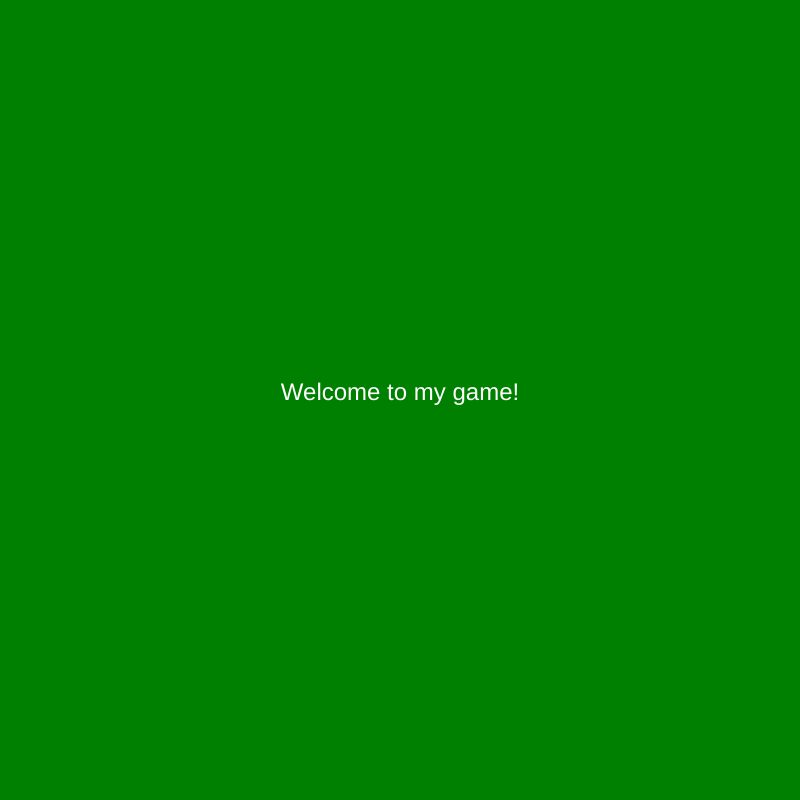
Frame 1 (no input)
Frame 60 (no input): identical to frame 1, image omitted
Frame 120 (the mouse pressed at the canvas centre since frame 60): identical to frame 1, image omitted

The p5.js sketch that drew this single still picture (run headless with seeded random() and noise() and a simulated clock; from frame 60 on, the mouse is pressed at the canvas centre):

// p5.js sketch
// ── sketch.js
var cars = [];
var frogPos;
var myState = 0;
var timer = 0;

function setup() {
  createCanvas(800, 800);

  for (var i = 0; i < 20; i++) {
    cars.push(new Car());
  }

  frogPos = createVector(400, height - 100);


  textAlign(CENTER);

}

function draw() {

  switch(myState) {

    case 0: // menu
      background('green');
    fill('white');
    textSize(24);
    text("Welcome to my game!", width / 2, height / 2)
     break;

    case 1: // game state
     game() ;
     timer++ ;
     if (timer > 5*60) {
       myState = 3 ;
     }
      break;

    case 2: // win state
    background('blue')
      text("Yay you won!", width / 2, height / 2)
      break;

    case 3: // lose
    background('red')
      text("You Lost!", width / 2, height / 2)
      break;
  }


}
function reset() {
  timer = 0 ;

  for (var i = 0; i < 20; i++) {
    cars.push(new Car());
  }
}

function game() {



  background('lightblue');

  for (var i = 0; i < cars.length; i++) {
    cars[i].display();
    cars[i].drive();
    if (cars[i].pos.dist(frogPos) < 50) {
      cars.splice(i, 1);

    }
  }
if (cars.length == 0) {
  myState = 2 ;
}

  // frog
  fill('green');
  ellipse(frogPos.x, frogPos.y, 50, 50);
  checkForKeys();
}


function checkForKeys() {
  if (keyIsDown(LEFT_ARROW)) frogPos.x -= 5;
  if (keyIsDown(RIGHT_ARROW)) frogPos.x += 5;
  if (keyIsDown(UP_ARROW)) frogPos.y -= 5;
  if (keyIsDown(DOWN_ARROW)) frogPos.y += 5;
}


// our Car class!!!!!
function Car() {
  // atributes
  this.pos = createVector(random(width), random(height));
  this.vel = createVector(random(-5, 5), random(-5, 5));
  this.r = random(255);
  this.g = random(255);
  this.b = random(255);

  // methods
  this.display = function() {
    fill(this.r, this.g, this.b);
    rect(this.pos.x, this.pos.y, 30, 30);

  }

  this.drive = function() {
    this.pos.add(this.vel);
    if (this.pos.x > width) this.pos.x = 0;
    if (this.pos.x < 0) this.pos.x = width;
    if (this.pos.y > height) this.pos.y = 0;
    if (this.pos.y < 0) this.pos.y = height;
  }

}
function mouseReleased(){
  switch(myState) {
    case 0 :
    myState = 1 ;
    break ;

    case 2 :
    reset() ;
    myState = 0 ;
    break ;

    case 3 :
    reset() ;
    myState = 0 ;
    break ;
  }
}
